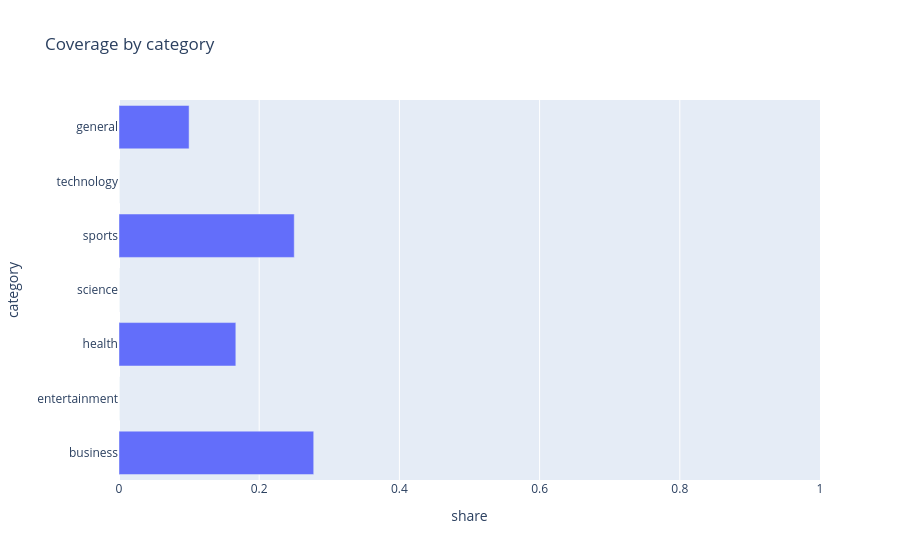

Source (notebook cell):
### Markdown cell above
## 3 · Newsroom Check
Coverage of the saved Nov 2 Gemini summary: a headline is covered when its similarity to a summary cluster is at least 0.10.

### Code cell
summary = ai_summary.load_summaries()["2026-11-02"]
audit = analytics.audit_summary(df[df["snapshot"] == "2026-11-02"], summary)
cov = analytics.coverage_by_category(audit["heads"], 0.10, config.CATEGORIES)
print(f"covered: {cov['represented'].sum() / cov['total'].sum():.0%} |",
      "left out:", list(cov.loc[cov["represented"] == 0, "category"]))
px.bar(cov, x="share", y="category", orientation="h", range_x=[0, 1], title="Coverage by category").show()

### Figure 1 — Plotly figure (JSON) as saved in the notebook; plotly's stock layout.template omitted (floating-point values rounded to 4 significant figures)
{"data": [{"hovertemplate": "share=%{x}<br>category=%{y}<extra></extra>", "legendgroup": "", "marker": {"color": "#636efa", "pattern": {"shape": ""}}, "name": "", "orientation": "h", "showlegend": false, "textposition": "auto", "type": "bar", "x": [0.2778, 0.0, 0.1667, 0.0, 0.25, 0.0, 0.1], "xaxis": "x", "y": ["business", "entertainment", "health", "science", "sports", "technology", "general"], "yaxis": "y"}], "layout": {"barmode": "relative", "legend": {"tracegroupgap": 0}, "title": {"text": "Coverage by category"}, "xaxis": {"anchor": "y", "domain": [0.0, 1.0], "range": [0, 1], "title": {"text": "share"}}, "yaxis": {"anchor": "x", "domain": [0.0, 1.0], "title": {"text": "category"}}}}
